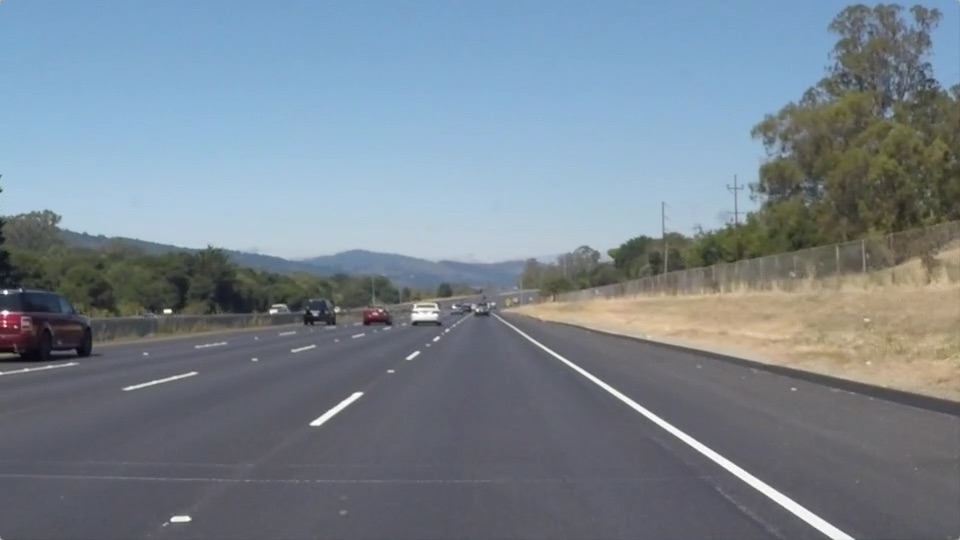
#> input picture test_images/solidWhiteRight.jpg, 960 x 540 px, found by its file name
$ jupyter execute --allow-errors P1_06_Working_bottom_Lines_Less_Agressive.ipynb   (shell and % lines are left out)
#> lines starting #> are read from the running program, lines starting #| are printed output that depends on the picture; after the words box and inside, x2 and y2 are one past the last pixel; in counts of white or black regions, pixels touching at a corner belong together
# Self-Driving Car Engineer Nanodegree

## Project: **Finding Lane Lines on the Road**
***
In this project, you will use the tools you learned about in the lesson to identify lane lines on the road.  You can develop your pipeline on a series of individual images, and later apply the result to a video stream (really just a series of images). Check out the video clip "raw-lines-example.mp4" (also contained in this repository) to see what the output should look like after using the helper functions below.

Once you have a result that looks roughly like "raw-lines-example.mp4", you'll need to get creative and try to average and/or extrapolate the line segments you've detected to map out the full extent of the lane lines.  You can see an example of the result you're going for in the video "P1_example.mp4".  Ultimately, you would like to draw just one line for the left side of the lane, and one for the right.

In addition to implementing code, there is a brief writeup to complete. The writeup should be completed in a separate file, which can be either a markdown file or a pdf document. There is a [write up template](https://github.com/udacity/CarND-LaneLines-P1/blob/master/writeup_template.md) that can be used to guide the writing process. Completing both the code in the Ipython notebook and the writeup template will cover all of the [rubric points](https://review.udacity.com/#!/rubrics/322/view) for this project.

---
Let's have a look at our first image called 'test_images/solidWhiteRight.jpg'.  Run the 2 cells below (hit Shift-Enter or the "play" button above) to display the image.

**Note: If, at any point, you encounter frozen display windows or other confounding issues, you can always start again with a clean slate by going to the "Kernel" menu above and selecting "Restart & Clear Output".**

---

**The tools you have are color selection, region of interest selection, grayscaling, Gaussian smoothing, Canny Edge Detection and Hough Tranform line detection.  You  are also free to explore and try other techniques that were not presented in the lesson.  Your goal is piece together a pipeline to detect the line segments in the image, then average/extrapolate them and draw them onto the image for display (as below).  Once you have a working pipeline, try it out on the video stream below.**

---

<figure>

 <figcaption>
 <p></p>
 <p style="text-align: center;"> Your output should look something like this (above) after detecting line segments using the helper functions below </p>
 </figcaption>
</figure>
 <p></p>
<figure>

 <figcaption>
 <p></p>
 <p style="text-align: center;"> Your goal is to connect/average/extrapolate line segments to get output like this</p>
 </figcaption>
</figure>

**Run the cell below to import some packages.  If you get an `import error` for a package you've already installed, try changing your kernel (select the Kernel menu above --> Change Kernel).  Still have problems?  Try relaunching Jupyter Notebook from the terminal prompt.  Also, see [this forum post](https://carnd-forums.udacity.com/cq/viewquestion.action?spaceKey=CAR&id=29496372&questionTitle=finding-lanes---import-cv2-fails-even-though-python-in-the-terminal-window-has-no-problem-with-import-cv2) for more troubleshooting tips.**

## Import Packages

[cell 1]
#importing some useful packages
import matplotlib.pyplot as plt
import matplotlib.image as mpimg
import numpy as np
import cv2

## Read in an Image

[cell 2]
#reading in an image
image = mpimg.imread('test_images/solidWhiteRight.jpg')
#> image is the input picture: shape (540, 960, 3); mean R, G, B 120.3, 132.6, 143.7

#printing out some stats and plotting
print('This image is:', type(image), 'with dimesions:', image.shape)
#| This image is: <class 'numpy.ndarray'> with dimesions: (540, 960, 3)
plt.imshow(image)  # if you wanted to show a single color channel image called 'gray', for example, call as plt.imshow(gray, cmap='gray')

## Ideas for Lane Detection Pipeline

**Some OpenCV functions (beyond those introduced in the lesson) that might be useful for this project are:**

`cv2.inRange()` for color selection
`cv2.fillPoly()` for regions selection
`cv2.line()` to draw lines on an image given endpoints
`cv2.addWeighted()` to coadd / overlay two images
`cv2.cvtColor()` to grayscale or change color
`cv2.imwrite()` to output images to file
`cv2.bitwise_and()` to apply a mask to an image

**Check out the OpenCV documentation to learn about these and discover even more awesome functionality!**

## Helper Functions

Below are some helper functions to help get you started. They should look familiar from the lesson!

[cell 3]
import math

# [7 lines left out: function grayscale, not called in this run]
    # Or use BGR2GRAY if you read an image with cv2.imread()
    # return cv2.cvtColor(img, cv2.COLOR_BGR2GRAY)

def canny(img, low_threshold, high_threshold):
    """Applies the Canny transform"""
    return cv2.Canny(img, low_threshold, high_threshold)

def gaussian_blur(img, kernel_size):
    """Applies a Gaussian Noise kernel"""
    return cv2.GaussianBlur(img, (kernel_size, kernel_size), 0)

def region_of_interest(img, vertices):
    """
    Applies an image mask.

    Only keeps the region of the image defined by the polygon
    formed from `vertices`. The rest of the image is set to black.
    """
    #defining a blank mask to start with
    mask = np.zeros_like(img)

    #defining a 3 channel or 1 channel color to fill the mask with depending on the input image
    if len(img.shape) > 2:
        channel_count = img.shape[2]  # i.e. 3 or 4 depending on your image
        ignore_mask_color = (255,) * channel_count
    else:
        ignore_mask_color = 255

    #filling pixels inside the polygon defined by "vertices" with the fill color
    cv2.fillPoly(mask, vertices, ignore_mask_color)

    #returning the image only where mask pixels are nonzero
    masked_image = cv2.bitwise_and(img, mask)
    return masked_image


def draw_lines(img, lines, color=[255, 0, 0], thickness=2):
    """
    NOTE: this is the function you might want to use as a starting point once you want to
    average/extrapolate the line segments you detect to map out the full
    extent of the lane (going from the result shown in raw-lines-example.mp4
    to that shown in P1_example.mp4).

    Think about things like separating line segments by their
    slope ((y2-y1)/(x2-x1)) to decide which segments are part of the left
    line vs. the right line.  Then, you can average the position of each of
    the lines and extrapolate to the top and bottom of the lane.

    This function draws `lines` with `color` and `thickness`.
    Lines are drawn on the image inplace (mutates the image).
    If you want to make the lines semi-transparent, think about combining
    this function with the weighted_img() function below
    """
    left_lane_angle = []
    left_lane_slopes = []
    right_lane_angle = []
    right_lane_slopes = []
    excluded = []
    counter = 0
    slope_limit = 0.53 # According to a slope calculator online, this slope is for an angle of 36.87 degrees
    # [9 lines of commented-out code are left out]

    for line in lines:
        for x1,y1,x2,y2 in line:
            point1 = [x1, y1]
            point2 = [x2, y2]
            counter +=1

            slope = slope_from_points(point1, point2) # Calculating the slope between the two points

            if slope > slope_limit:
                right_lane_angle.append([point1, point2])
                #print("Right lane. New point2 is:", new_point2, " old point 2 is", point2)
                right_lane_slopes.append(slope)

                #checking the y value of the point if it is too low, then leave point coordinates unchanged
                if point2[1] > img.shape[0]-130:
                    # Finding new point2 coordinates so that the line touches the bottom of the image
                    new_point2 = find_end_point(point1, slope, img.shape[0])
                    x2 = new_point2[0]
                    y2 = new_point2[1]
                #else:
                    #print("y is too low to change", point2[1])

                cv2.line(img, (x1, y1), (x2, y2), color, thickness)

            elif slope < -slope_limit:
                left_lane_angle.append([point1, point2])
                #print("Left lane. New point1 is:", new_point1, " old point 1 is", point1)
                left_lane_slopes.append(slope)

                #checking the y value of the point if it is too low, then leave point coordinates unchanged
                if point1[1] > img.shape[0]-130:
                    # Finding new point1 coordinates so that the line touches the bottom of the image
                    new_point1 = find_end_point(point2, slope, img.shape[0])
                    x1 = new_point1[0]
                    y1 = new_point1[1]
                #else:
                    #print("y is too low to change", point1[1])

                cv2.line(img, (x1, y1), (x2, y2), color, thickness)
    """
            elif (slope < - slope_minimum) or (slope > slope_minimum):
                cv2.line(img, (x1, y1), (x2, y2), color, thickness)


    print("left lane slopes are", left_lane_slopes)
    print("right lane slopes are", right_lane_slopes)
    print("counter is", counter)


    print("new left_lane length is", len(left_lane_angle), "right_lane length is", len(right_lane_angle), "excluded are", len(excluded))
    print("image width is ", img.shape[1], "image height is ", img.shape[0])
    print("left lane is ", left_lane_angle)
    print("left lane slopes are", left_lane_slopes)
    print("right lane is ", right_lane_angle)
    print("right lane slopes are", right_lane_slopes)
    """

def find_end_point(start_point, slope, last_y):
    x1 = start_point[0]
    y1 = start_point[1]

    rough_x = (last_y - y1 + slope*x1)/slope
    last_x = round(rough_x)

    return [int(last_x), int(last_y)]


def slope_from_points(point1, point2):
    return (point2[1] - point1[1])/(point2[0] - point1[0])


# [21 lines left out: function draw_lines_old, not called in this run]
def hough_lines(img, rho, theta, threshold, min_line_len, max_line_gap):
    """
    `img` should be the output of a Canny transform.

    Returns an image with hough lines drawn.
    """
    lines = cv2.HoughLinesP(img, rho, theta, threshold, np.array([]), minLineLength=min_line_len, maxLineGap=max_line_gap)
    line_img = np.zeros((img.shape[0], img.shape[1], 3), dtype=np.uint8)
    draw_lines(line_img, lines)
    return line_img

# Python 3 has support for cool math symbols.

def weighted_img(img, initial_img, α=0.8, β=1., λ=0.):
    """
    `img` is the output of the hough_lines(), An image with lines drawn on it.
    Should be a blank image (all black) with lines drawn on it.

    `initial_img` should be the image before any processing.

    The result image is computed as follows:

    initial_img * α + img * β + λ
    NOTE: initial_img and img must be the same shape!
    """
    return cv2.addWeighted(initial_img, α, img, β, λ)

# Test Images

Build your pipeline to work on the images in the directory "test_images"
**You should make sure your pipeline works well on these images before you try the videos.**

[cell 4]
import os
folder = 'NoDrawnLine/'
img_list = os.listdir(folder)
print(img_list)

## Build a Lane Finding Pipeline

Build the pipeline and run your solution on all test_images. Make copies into the test_images directory, and you can use the images in your writeup report.

Try tuning the various parameters, especially the low and high Canny thresholds as well as the Hough lines parameters.

[cell 5]
# TODO: Build your pipeline that will draw lane lines on the test_images
# then save them to the test_images directory.

def show_transformation(img_file):
    #reading in an image
#> called with img_file = 'NoDrawnLine/NoRLane1.jpg'
    image = mpimg.imread(img_file)
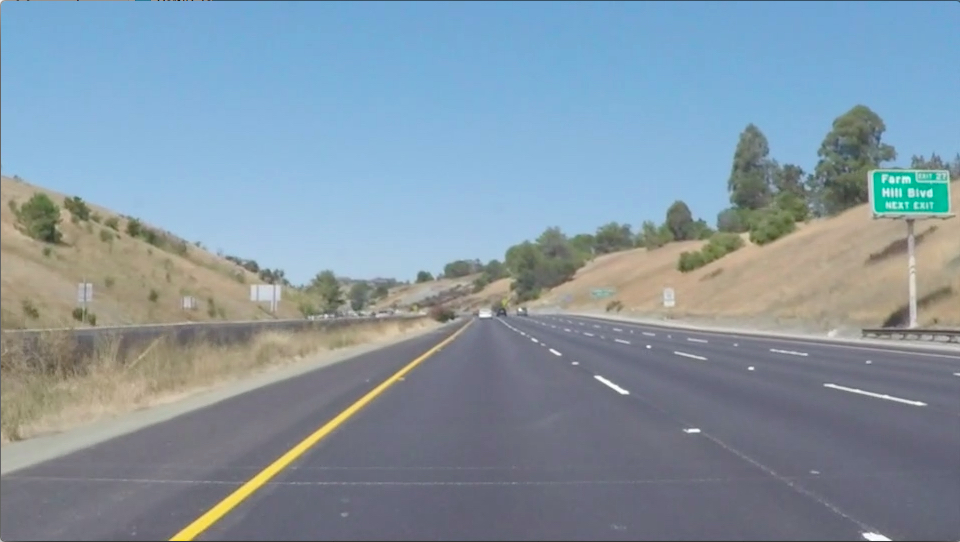
#> input picture NoDrawnLine/NoRLane1.jpg, 960 x 542 px, found by its file name
#> image is the input picture: shape (542, 960, 3); mean R, G, B 132.2, 150, 163.3


    #converting to gray
    greyed = cv2.cvtColor(image, cv2.COLOR_RGB2GRAY)
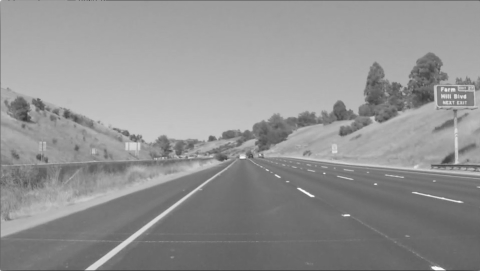
#> greyed: shape (542, 960) (shown at 1/2 size); min 23, max 255, mean 146.2


    # Define a kernel size and apply Gaussian smoothing
    kernel_size = 5
    blur_gray = cv2.GaussianBlur(greyed,(kernel_size, kernel_size),0)

    #Apply the Canny edge detection to the greyed image
    #To do so we need to select the high and low threshold values
    low_threshold = 30 #try different numbers of threshold to evaluate results in image_edges
    high_threshold = 120 #130

    image_edges = cv2.Canny(blur_gray, low_threshold, high_threshold)
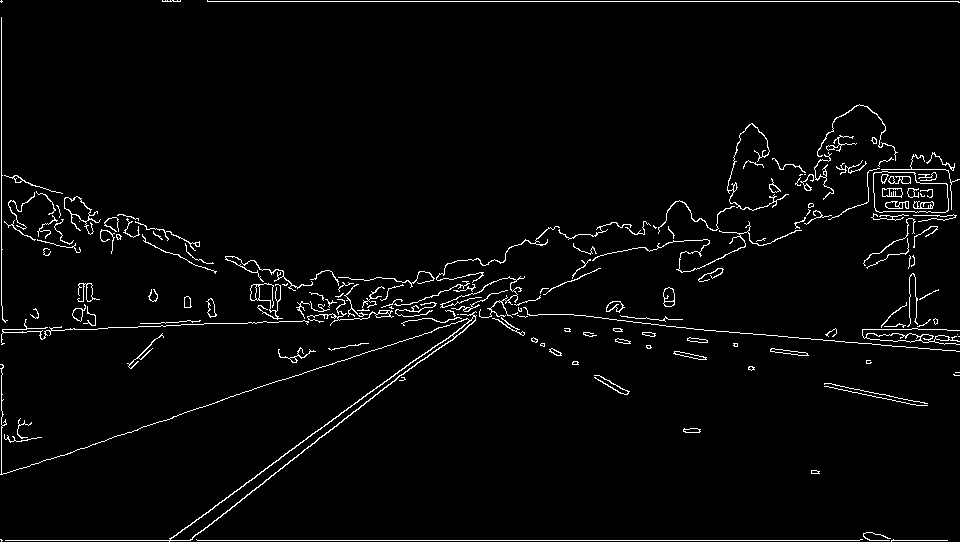
#> image_edges: shape (542, 960); 2.8% white in thin lines or dots

    # Defining variables to tweak the vertices
    x_max = image_edges.shape[1]
    y_max = image_edges.shape[0]
    narrower_bottom = 50 #27
    narrower_top = 24 #13
    horizon = 53 #50

    # Defining a four sided polygon to mask
    vertices = np.array([[(0 + narrower_bottom,y_max), \
                        (x_max//2 - narrower_top, y_max//2 + horizon), \
                        (x_max//2 + narrower_top , y_max//2 + horizon), \
                        (x_max - narrower_bottom,y_max)]], dtype=np.int32)
    masked_edges = region_of_interest(image_edges, vertices)
#> in region_of_interest, `cv2.fillPoly(mask, vertices, ignore_mask_color)`:
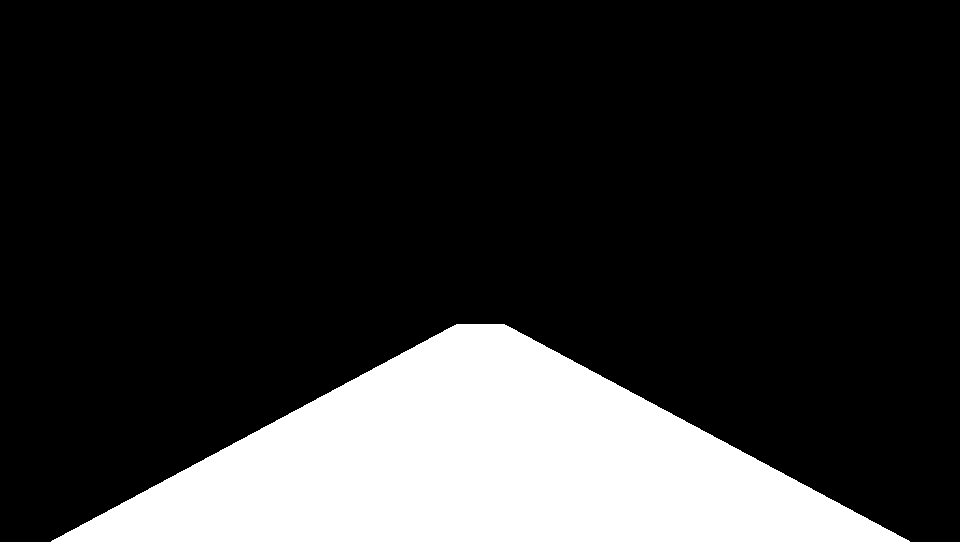
#> mask: shape (542, 960); 19.1% white; 1 white region, box (x1, y1, x2, y2) and area: (51, 324, 910, 542) 99160
#> in region_of_interest, `masked_image = cv2.bitwise_and(img, mask)`:
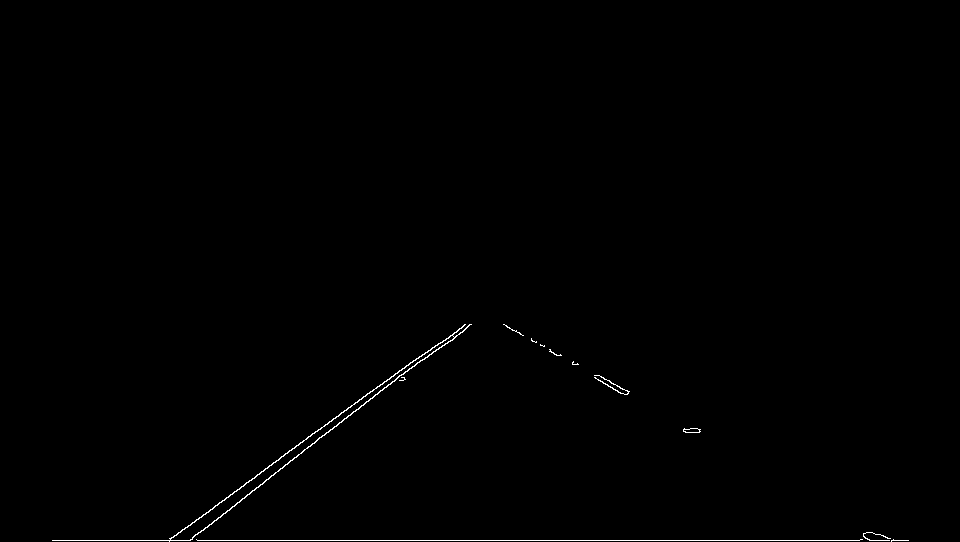
#> masked_image: shape (542, 960); 0.41% white in thin lines or dots, all inside (x1, y1, x2, y2) = (52, 324, 909, 542)


    # Applying Hough lines to our masked Canny image
    # Define the Hough transform parameters
    rho = 2 # distance resolution in pixels of the Hough grid
    theta = np.pi/180 # angular resolution in radians of the Hough grid
    threshold = 30 #30     # minimum number of votes (intersections in Hough grid cell)
    min_line_len = 50 #40 # minimum number of pixels making up a line
    max_line_gap = 150 #80    # maximum gap in pixels between connectable line segments

    hough_image = hough_lines(masked_edges, rho, theta, threshold, min_line_len, max_line_gap)
#> in hough_lines, `lines = cv2.HoughLinesP(img, rho, theta, threshold, np.array([]), minL..`: lines = 15 rows, first 6: [52, 540, 908, 540], [191, 539, 462, 327], [169, 541, 315, 431], [340, 413, 463, 326], [506, 325, 685, 432], [301, 442, 453, 339]
#> the loop in draw_lines, `for line in lines:` made 15 passes
#> line on passes 2 to 9: [[191, 539, 462, 327]], [[169, 541, 315, 431]], [[340, 413, 463, 326]], [[506, 325, 685, 432]], [[301, 442, 453, 339]], [[503, 324, 700, 429]], [[303, 450, 470, 324]], [[173, 537, 246, 482]]
#> after the loop in draw_lines, `for line in lines:`:
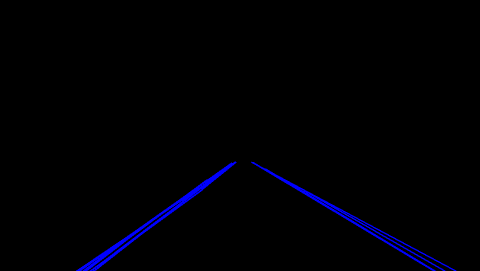
#> img: shape (542, 960, 3) (shown at 1/2 size); mean of channels 0, 1, 2 4, 0, 0; drawn as B, G, R
#> after the loop in draw_lines, `for line in lines:`: counter = 15; left_lane_angle = [[[191, 539], [462, 327]], [[169, 541], [315, 431]], [[340, 413], [463, 326]], [[301, 442], [453, 339]], [[303, 450], [470, 324]], [[173, 537], [246, 482]], [[331, 421], [413, 360]], [[265, 480], [404, 379]], [[404, 378], [471, 324]], [[254, 478], [310, 435]]]; left_lane_slopes = [-0.782, -0.753, -0.707, -0.678, -0.754, -0.753, -0.744, -0.727, -0.806, -0.768]; right_lane_angle = [[[506, 325], [685, 432]], [[503, 324], [700, 429]], [[531, 338], [687, 432]], [[607, 380], [698, 432]]]; right_lane_slopes = [0.598, 0.533, 0.603, 0.571]


    final_image = weighted_img(hough_image, image, α=0.8, β=1., λ=0.)
#> in weighted_img, `return cv2.addWeighted(initial_img, α, img, β, λ)`:
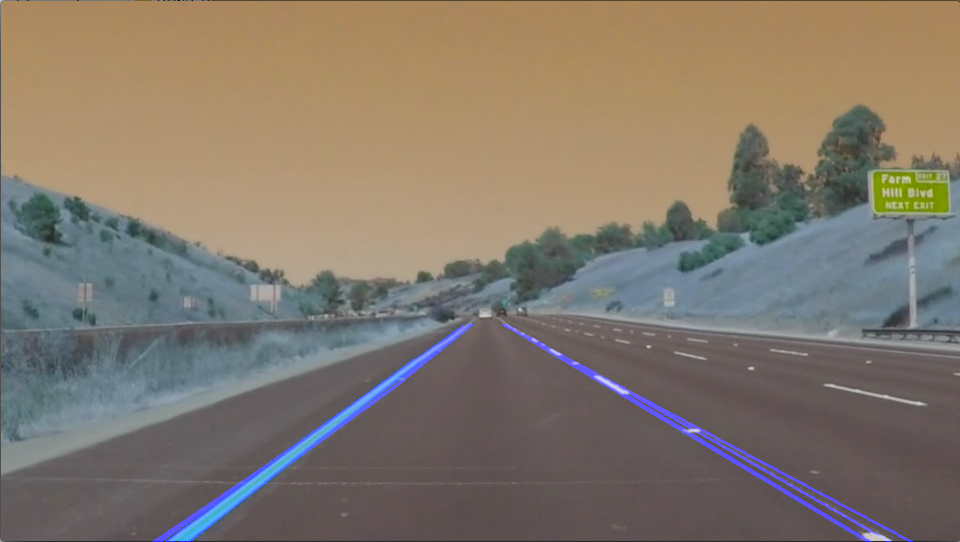
#> returned value: shape (542, 960, 3); mean of channels 0, 1, 2 107.9, 120, 130.6; drawn as B, G, R

    plt.imshow(image)
    plt.show()

    plt.imshow(masked_edges, cmap='Greys_r')
    plt.show()

    plt.imshow(hough_image)
    plt.show()

    """
    # Create a "color" binary image to combine with hough_image
    color_edges = np.dstack((image_edges, image_edges, image_edges))

    lines_edges = cv2.addWeighted(image, 0.8, hough_image, 1, 0)


    #The following is code to help understand what show_transformation() is doing
    print('This original image is:', type(image), 'with dimensions:', image.shape)
    print('This image edge is:', type(image_edges), 'with dimensions:', image_edges.shape)
    print('This Hough image is:', type(hough_image), 'with dimensions:', hough_image.shape)
    #print('This color edges image is:', type(color_edges), 'with dimensions:', color_edges.shape)
    print('This final image is:', type(final_image), 'with dimensions:', final_image.shape)


    plt.imshow(image)
    plt.show()

    plt.imshow(masked_edges, cmap='Greys_r')
    plt.show()

    plt.imshow(hough_image)
    plt.show()


    # Getting the name of the image (without the path)
    intermediate_name = img_file.split(".")[0]
    # Creating a new name for the image (including new path to save it)
    new_name = 'processed_images/' + intermediate_name.split("/")[1] + "Detected.png"
    # Saving image in folder
    img_out = cv2.cvtColor(final_image, cv2.COLOR_BGR2RGB)
    cv2.imwrite(new_name,img_out)

    plt.imshow(image)
    plt.show()

    plt.imshow(masked_edges, cmap='Greys_r')
    plt.show()

    plt.imshow(hough_image)
    plt.show()
    """

    return final_image

[cell 6]
for i in img_list:
    path = folder + i
    result = show_transformation(path)
    #print(path)
    plt.imshow(result)
    plt.show()

    # Getting the name of the image (without the path)
    intermediate_name = i.split(".")[0]

    # Creating a new name for the image (including new path to save it)
    new_name = 'processed_images/' + intermediate_name + "Detected.png"

    # Saving image in folder
    img_out = cv2.cvtColor(result, cv2.COLOR_BGR2RGB)
    #print('result is: ', type(result), 'with dimensions: ', result.shape)
    #print('img_out is: ', type(img_out), 'with dimensions: ', img_out.shape)
    cv2.imwrite(new_name,img_out)
